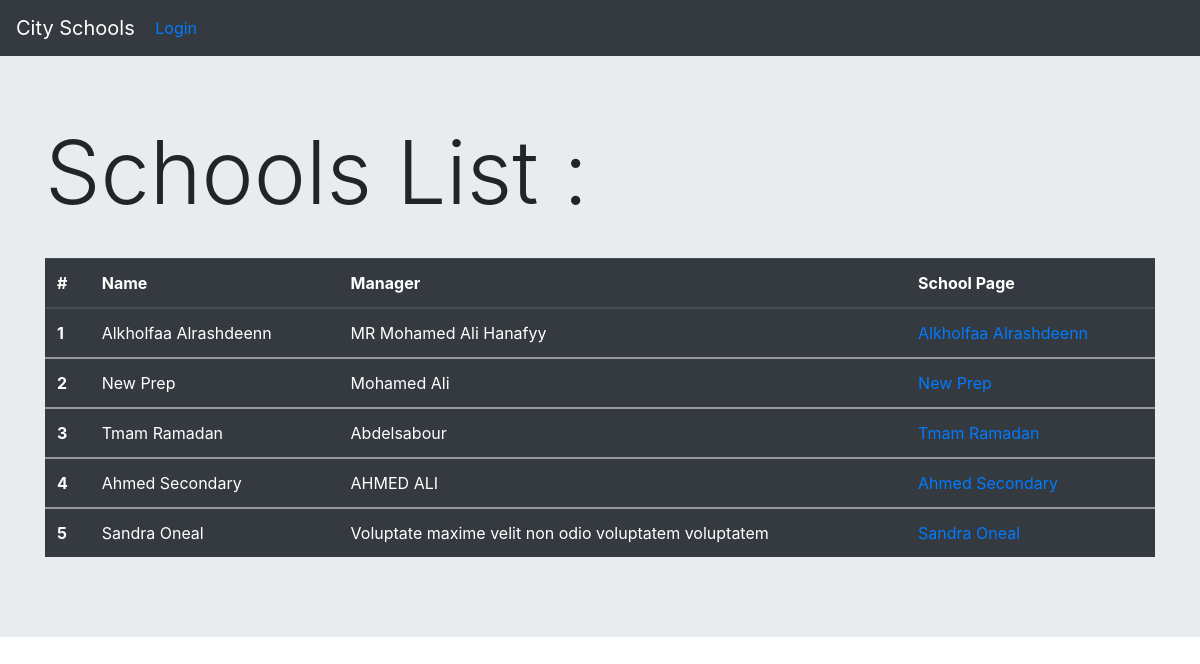
Screenshot of /schools/ with the database file from the repository.
### schools/models.py (models this page shows, shortened)
class School(models.Model):
    name = models.CharField(max_length=150)
    manager = models.CharField(max_length=150)
    location = models.CharField(max_length=264)
    city=models.CharField(max_length=20)
    Country = models.CharField(max_length=40)
    stage_choices =[
        ('Primary','Primary'),
        ('Preparatory','Preparatory'),
        ('Secondary','Secondary')
    ]
    stage = models.TextField(max_length=20 , choices= stage_choices)

### schools/views.py (the view)
# urls.py: path('',views.SchoolListView.as_view(),name='school_list'),
class SchoolListView(ListView):
    model = School
    context_object_name = 'schools'

### schools/templates/schools/school_list.html (shortened to what this page needs)
{%extends 'schools/base.html'%}
{%block body_block %}
<div class="jumbotron jumbotron-fluid">
    <div class="container">
{%if schools %}
<h1 class="display-2">Schools List : </h1><br>
<div class="table-responsive">
<table class="table table-dark">
    <thead>
      <tr>
        <th scope="col">#</th>
        <th scope="col">Name</th>
        <th scope="col">Manager</th>
        <th scope="col">School Page</th>
      </tr>
    </thead>
    {% for school in schools %}
    <tbody>
      <tr>
        <th scope="row">{{forloop.counter}}</th>
        <td>{{school.name | title}}</td>
        <td>{{school.manager}}</td>
        <td><a href="{{school.id}}"> {{school.name|title}}</a></td>
      </tr>
    {%endfor%}
    </tbody>
    </table>
</div>
{%else%}
<h1>No Schools</h1>
{%endif%}
</div>
</div>
{%endblock%}

### rows the page displays
School: name "Alkholfaa Alrashdeenn", manager "MR Mohamed Ali Hanafyy"
School: name "New Prep", manager "Mohamed Ali"
School: name "Tmam Ramadan", manager "Abdelsabour"
School: name "Ahmed Secondary", manager "AHMED ALI"
School: name "Sandra Oneal", manager "Voluptate maxime velit non odio voluptatem voluptatem"
